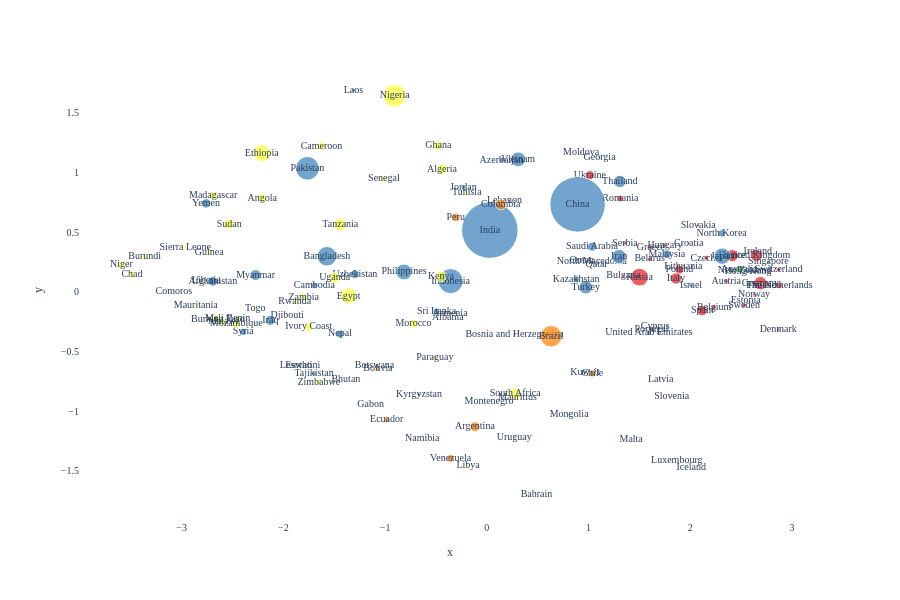

Write notebook code for a chart like this one.
### Markdown cell above
Compléter le code ci-dessous pour produire un graphique avec **plotly.express**.

### Code cell
# à vous de jouer
fig = px.scatter(data_frame=dataviz,
           x="x",
           y="y",
           color="Continent",
           size="Population",
           text="Country",
           color_discrete_sequence = px.colors.qualitative.Set1,
           size_max=40)

fig.update_layout(font_size=10,
                  font_family="Calibri",
                  showlegend=False,
                  height=600,
                  plot_bgcolor="white")

### Figure 1 — Plotly figure (JSON) as saved in the notebook; plotly's stock layout.template omitted (floating-point values rounded to 4 significant figures)
{"data": [{"hovertemplate": "Continent=EU<br>x=%{x}<br>y=%{y}<br>Population=%{marker.size}<br>Country=%{text}<extra></extra>", "legendgroup": "EU", "marker": {"color": "rgb(228,26,28)", "size": [9092436, 18087633, 6009169, 69487000, 83491249, 5646436, 5484367, 5610870, 1366475, 10596620, 68720337, 9208163, 11941781, 10886878, 5413813, 49355143, 3876200, 2888774, 36435861, 58915656, 9514251, 392404, 10413962, 2130986, 9085991, 686970, 1370754, 1847785, 10804871, 143513328, 6549143, 19020271, 6433302, 579704, 38980376, 1820909, 2360527, 3140095, 623129, 2349580], "sizemode": "area", "sizeref": 914900.0, "symbol": "circle"}, "mode": "markers+text", "name": "EU", "orientation": "v", "showlegend": true, "text": ["Switzerland", "The Netherlands", "Denmark", "United Kingdom", "Germany", "Finland", "Ireland", "Norway", "Estonia", "Sweden", "France", "Austria", "Belgium", "Czechia", "Slovakia", "Spain", "Croatia", "Lithuania", "Poland", "Italy", "Hungary", "Iceland", "Greece", "Slovenia", "Belarus", "Luxembourg", "Cyprus", "Latvia", "Portugal", "Russia", "Serbia", "Romania", "Bulgaria", "Malta", "Ukraine", "North Macedonia", "Moldova", "Bosnia and Herzegovina", "Montenegro", "Albania"], "type": "scatter", "x": [2.867, 2.877, 2.865, 2.65, 2.69, 2.701, 2.663, 2.627, 2.545, 2.529, 2.412, 2.353, 2.234, 2.161, 2.078, 2.118, 1.985, 1.932, 1.892, 1.859, 1.751, 2.009, 1.613, 1.818, 1.601, 1.868, 1.655, 1.709, 1.619, 1.501, 1.359, 1.313, 1.344, 1.419, 1.012, 1.033, 0.9267, 0.2732, 0.02128, -0.3826], "xaxis": "x", "y": [0.1844, 0.05091, -0.3178, 0.3046, 0.07063, 0.05376, 0.3362, -0.0245, -0.07793, -0.114, 0.3014, 0.08815, -0.1303, 0.2822, 0.5555, -0.1589, 0.4073, 0.2152, 0.1838, 0.1104, 0.3905, -1.471, 0.3676, -0.8776, 0.2746, -1.411, -0.2916, -0.7318, -0.315, 0.1213, 0.4052, 0.7805, 0.1316, -1.239, 0.9755, 0.2536, 1.167, -0.3592, -0.9179, -0.2138], "yaxis": "y"}, {"hovertemplate": "Continent=AS<br>x=%{x}<br>y=%{y}<br>Population=%{marker.size}<br>Country=%{text}<extra></extra>", "legendgroup": "AS", "marker": {"color": "rgb(55,126,184)", "size": [6111175, 7498900, 26571036, 123366734, 10122800, 35977838, 11513149, 71619863, 92417681, 3935766, 36973555, 2972215, 5494691, 1406585000, 85878556, 4865298, 20843754, 3568978, 101598527, 5849421, 10246996, 1600366, 1463865525, 11520684, 285721236, 3086700, 21756000, 116786962, 7343064, 7873046, 37053428, 29618118, 796682, 175686899, 255219554, 17847982, 10786734, 47020774, 54850648, 25620427, 41773878, 43844111], "sizemode": "area", "sizeref": 914900.0, "symbol": "circle"}, "mode": "markers+text", "name": "AS", "orientation": "v", "showlegend": true, "text": ["Singapore", "Hong Kong", "North Korea", "Japan", "Israel", "Malaysia", "United Arab Emirates", "Thailand", "Iran", "Georgia", "Saudi Arabia", "Qatar", "Oman", "China", "Turkey", "Kuwait", "Kazakhstan", "Mongolia", "Vietnam", "Lebanon", "Azerbaijan", "Bahrain", "India", "Jordan", "Indonesia", "Armenia", "Sri Lanka", "Philippines", "Kyrgyzstan", "Laos", "Uzbekistan", "Nepal", "Bhutan", "Bangladesh", "Pakistan", "Cambodia", "Tajikistan", "Iraq", "Myanmar", "Syria", "Yemen", "Afghanistan"], "type": "scatter", "x": [2.768, 2.567, 2.308, 2.314, 2.007, 1.77, 1.594, 1.308, 1.301, 1.109, 1.034, 1.079, 0.9327, 0.892, 0.973, 0.9652, 0.8786, 0.8095, 0.3086, 0.1736, 0.1443, 0.4885, 0.02996, -0.2295, -0.3556, -0.3609, -0.4944, -0.8135, -0.666, -1.311, -1.297, -1.443, -1.385, -1.571, -1.763, -1.695, -1.698, -2.128, -2.273, -2.394, -2.76, -2.693], "xaxis": "x", "y": [0.2492, 0.1696, 0.4892, 0.2975, 0.05371, 0.3138, -0.3453, 0.9233, 0.2947, 1.123, 0.377, 0.2254, 0.2624, 0.7311, 0.03738, -0.6736, 0.1058, -1.03, 1.109, 0.7672, 1.1, -1.695, 0.5156, 0.8721, 0.08843, -0.1846, -0.163, 0.1655, -0.8621, 1.687, 0.147, -0.354, -0.7362, 0.2965, 1.034, 0.05127, -0.6849, -0.2398, 0.1393, -0.3367, 0.7396, 0.08648], "yaxis": "y"}, {"hovertemplate": "Continent=OC<br>x=%{x}<br>y=%{y}<br>Population=%{marker.size}<br>Country=%{text}<extra></extra>", "legendgroup": "OC", "marker": {"color": "rgb(77,175,74)", "size": [5324700, 27614411], "sizemode": "area", "sizeref": 914900.0, "symbol": "circle"}, "mode": "markers+text", "name": "OC", "orientation": "v", "showlegend": true, "text": ["New Zealand", "Australia"], "type": "scatter", "x": [2.534, 2.483], "xaxis": "x", "y": [0.1782, 0.1899], "yaxis": "y"}, {"hovertemplate": "Continent=SA<br>x=%{x}<br>y=%{y}<br>Population=%{marker.size}<br>Country=%{text}<extra></extra>", "legendgroup": "SA", "marker": {"color": "rgb(255,127,0)", "size": [19859921, 212812405, 53425635, 3384688, 34576665, 45851378, 28516896, 7013078, 18289896, 12581843], "sizemode": "area", "sizeref": 914900.0, "symbol": "circle"}, "mode": "markers+text", "name": "SA", "orientation": "v", "showlegend": true, "text": ["Chile", "Brazil", "Colombia", "Uruguay", "Peru", "Argentina", "Venezuela", "Paraguay", "Ecuador", "Bolivia"], "type": "scatter", "x": [1.037, 0.6318, 0.1379, 0.2696, -0.3055, -0.1167, -0.3554, -0.511, -0.9839, -1.069], "xaxis": "x", "y": [-0.6886, -0.3737, 0.7314, -1.219, 0.6234, -1.131, -1.397, -0.5537, -1.071, -0.6436], "yaxis": "y"}, {"hovertemplate": "Continent=AF<br>x=%{x}<br>y=%{y}<br>Population=%{marker.size}<br>Country=%{text}<extra></extra>", "legendgroup": "AF", "marker": {"color": "rgb(255,255,51)", "size": [1243741, 64747319, 12348573, 47435312, 35064272, 7458555, 57532493, 237527782, 38430770, 18931966, 3092816, 2562122, 2593130, 118365995, 70545865, 29879337, 51384894, 16950795, 32711547, 21913874, 1256174, 14569341, 1184076, 135472051, 2363325, 39040039, 8591626, 51662147, 14814460, 35631653, 32740678, 24074580, 15099727, 22216120, 25198821, 5731206, 5315065, 8819794, 882847, 14390003, 21003705, 27917831], "sizemode": "area", "sizeref": 914900.0, "symbol": "circle"}, "mode": "markers+text", "name": "AF", "orientation": "v", "showlegend": true, "text": ["Mauritius", "South Africa", "Tunisia", "Algeria", "Ghana", "Libya", "Kenya", "Nigeria", "Morocco", "Senegal", "Namibia", "Botswana", "Gabon", "Egypt", "Tanzania", "Cameroon", "Uganda", "Zimbabwe", "Ivory Coast", "Zambia", "Eswatini", "Rwanda", "Djibouti", "Ethiopia", "Lesotho", "Angola", "Togo", "Sudan", "Benin", "Mozambique", "Madagascar", "Burkina Faso", "Guinea", "Malawi", "Mali", "Liberia", "Mauritania", "Sierra Leone", "Comoros", "Burundi", "Chad", "Niger"], "type": "scatter", "x": [0.301, 0.2792, -0.1969, -0.4406, -0.4767, -0.1837, -0.4508, -0.9057, -0.7207, -1.011, -0.6338, -1.103, -1.142, -1.358, -1.44, -1.625, -1.495, -1.651, -1.75, -1.799, -1.808, -1.888, -1.963, -2.212, -1.878, -2.208, -2.277, -2.533, -2.441, -2.463, -2.69, -2.643, -2.728, -2.59, -2.677, -2.758, -2.862, -2.964, -3.076, -3.363, -3.488, -3.592], "xaxis": "x", "y": [-0.8853, -0.8548, 0.8269, 1.027, 1.222, -1.459, 0.1276, 1.642, -0.2677, 0.9443, -1.234, -0.6153, -0.9493, -0.03643, 0.5601, 1.22, 0.1171, -0.7567, -0.2957, -0.04514, -0.6209, -0.07913, -0.2013, 1.161, -0.6217, 0.7808, -0.1371, 0.5661, -0.2264, -0.2642, 0.8068, -0.2308, 0.3315, -0.2534, -0.2252, 0.09309, -0.1153, 0.3712, 0.002536, 0.295, 0.1479, 0.2245], "yaxis": "y"}], "layout": {"font": {"family": "Calibri", "size": 10}, "height": 600, "legend": {"itemsizing": "constant", "title": {"text": "Continent"}, "tracegroupgap": 0}, "margin": {"t": 60}, "plot_bgcolor": "white", "showlegend": false, "xaxis": {"anchor": "y", "domain": [0, 1], "title": {"text": "x"}}, "yaxis": {"anchor": "x", "domain": [0, 1], "title": {"text": "y"}}}}
